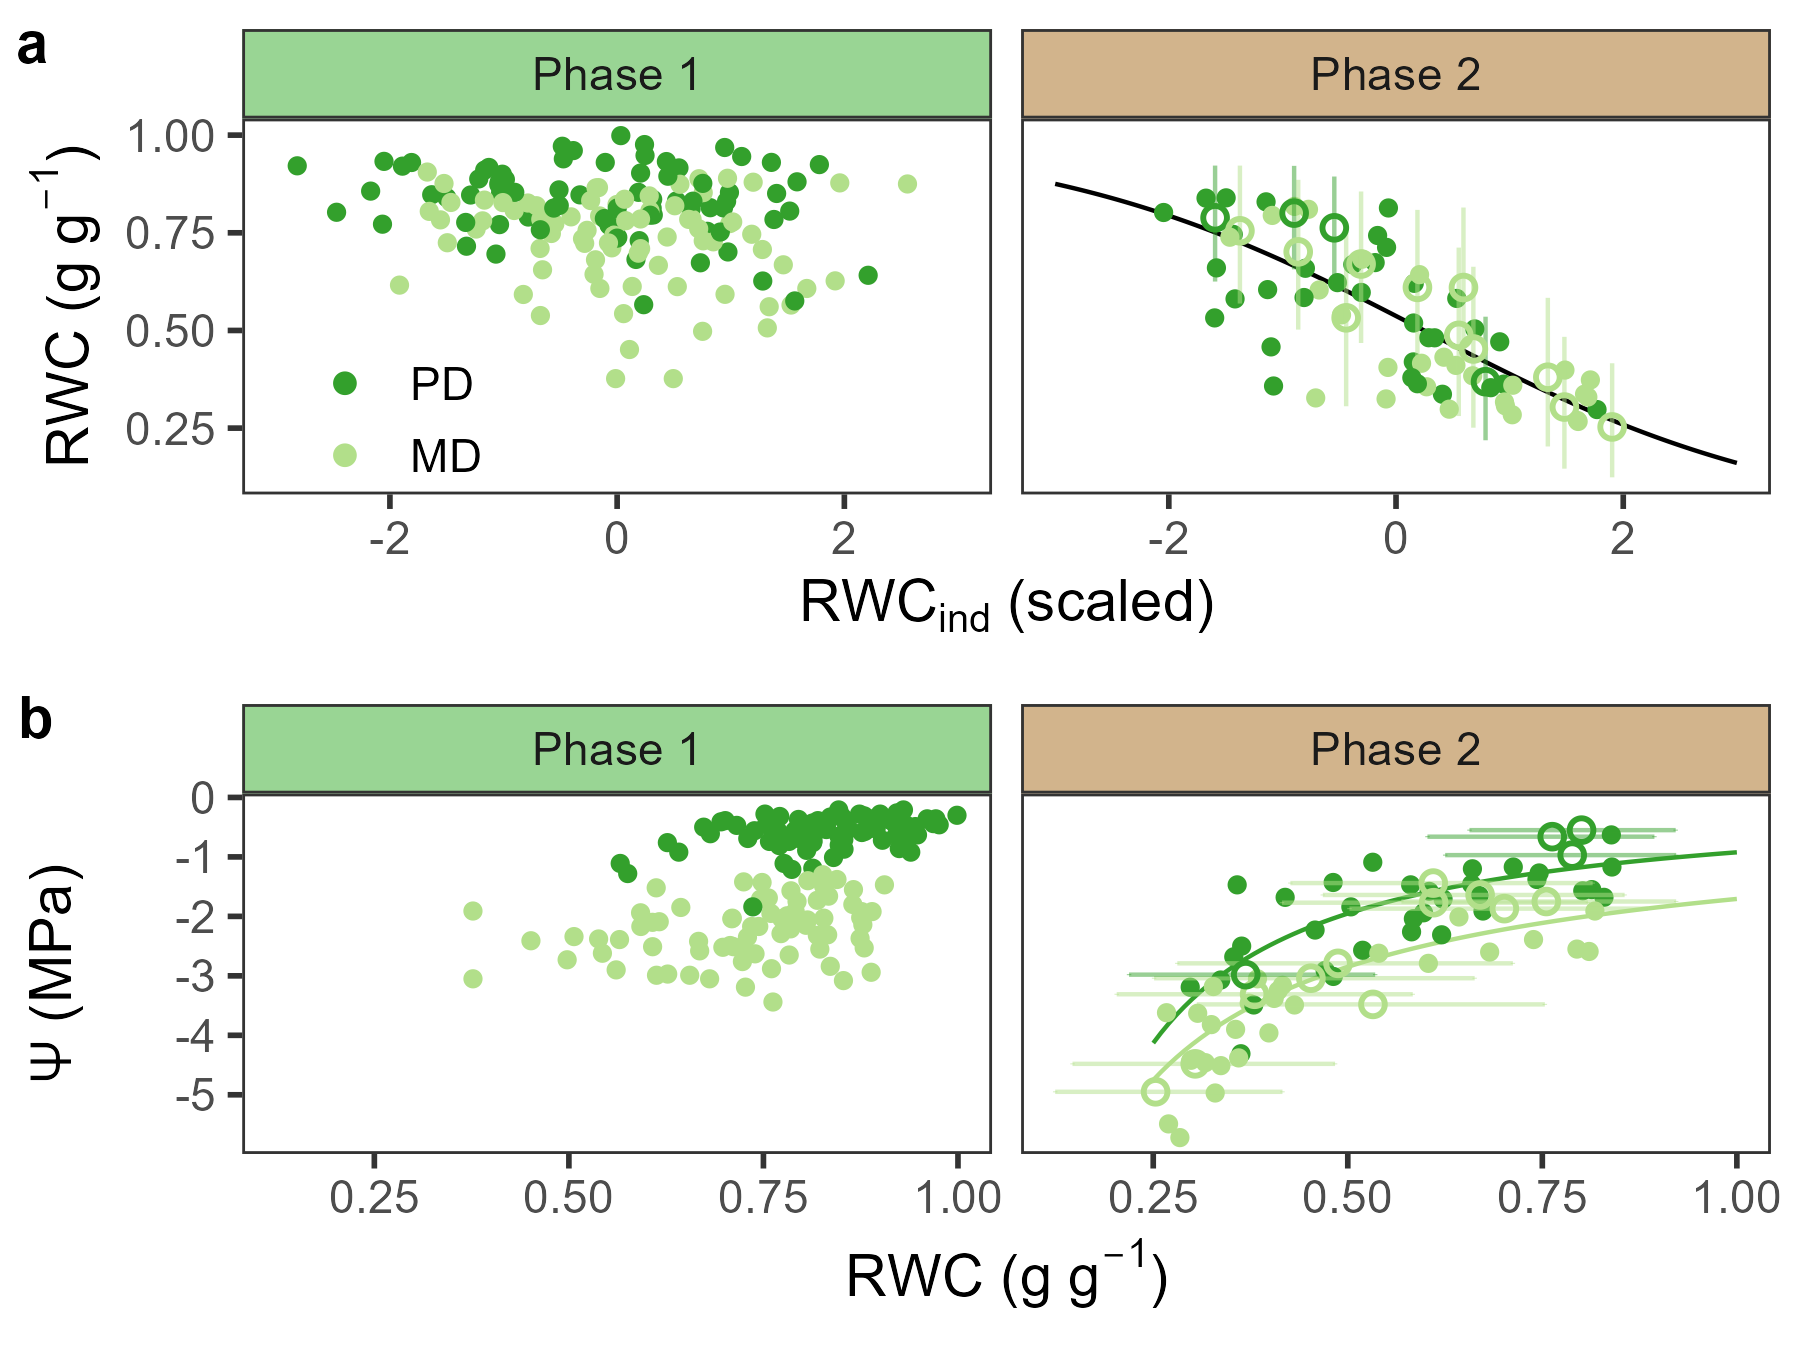

Here is the R script that generated this plot:
# New fig 6?
# RWC and WP by phase, with RWC_ind
library(tidyverse)
library(coda)
library(broom.mixed)
library(RColorBrewer)
library(ggh4x)
library(cowplot)

# Load data
# indices from hyperspectral
hyp_ind <- read_csv("data_clean/hyp_indices.csv") |> 
  mutate(date_col = as.Date(date_col, "%m/%d/%Y", tz = "America/Phoenix"))

# Load SWP data
swp <- read_csv("data_clean/swp_daily_daytime.csv") |> 
  filter(period == "morn",
         date >= min(hyp_ind$date_col),
         date <= max(hyp_ind$date_col),
         depth == "0-12 cm",
         summer != "S3") |> 
  rename(trt_s = summer,
         SWP_1 = mean) |> 
  dplyr::select(-period, -sd, -depth)


# Load rwc-wp data, pivot wider, 
# join with hyperspec and swp data
# define phases
hyp_wide <- read_csv("data_clean/wp_rwc_long.csv") |> 
  mutate(period2 = case_when(period == "predawn" ~ "PD",
                             period == "midday" ~ "MD") |> 
           factor(levels = c("PD", "MD"))) |>
  select(-time_wp, -notes_wp, -time_rwc, -notes_rwc) |> 
  pivot_wider(names_from = variable,
              values_from = value) |>
  # Join hyperspectral
  left_join(hyp_ind) |>
  # Join SWP
  left_join(swp, by = join_by("date_col" == "date", "trt_s")) |>
  # dummy vector to connect the points
  # label with phase determined by SWP < -1 MPa
  mutate(pulse_num2 = if_else(pulse_num == 8, 7, pulse_num),
         pulse_num2 = if_else(pulse_num2 == 4, 3, pulse_num2),
         phase = if_else(SWP_1 <= -1, "Phase 2", "Phase 1")) |>
  group_by(phase) |>
  mutate(RWC_ind_scale = scale(RWC_ind))


# Load predicted RWC
load(file = "scripts/mod6 - rwc/coda/coda_pred_rwc.Rdata")

rwc_sum <- tidyMCMC(coda_rwc,
                    conf.int = TRUE,
                    conf.method = "HPDinterval") %>%
  rename(rwc.mean = estimate,
         rwc.lower = conf.low,
         rwc.upper = conf.high)

# Load coda
load("scripts/mod6 - rwc/coda/coda_params.Rdata")

param_sum <- tidyMCMC(coda_params,
                      conf.int = TRUE,
                      conf.method = "HPDinterval") %>%
  rename(pred.mean = estimate,
         pred.lower = conf.low,
         pred.upper = conf.high)

# Create beta parameters
B_df <- param_sum |>
  filter(grepl("^B", term)) |>
  mutate(var = c("Intercept", "Slope")) |>
  select(var, pred.mean) |>
  pivot_wider(names_from = var, 
              values_from = pred.mean) |>
  mutate(phase = "Phase 2")

# Create predicted line for Phase 2
rwc_from_ind <- function(rwc_ind) {
  logitRWC = B_df$Intercept + B_df$Slope * rwc_ind
  muRWC = exp(logitRWC)/(1 + exp(logitRWC))
  return(muRWC)
}

rwc_pred <- data.frame(rwc_ind = seq(-3, 3, by = 0.01)) |>
  mutate(muRWC = rwc_from_ind(rwc_ind),
         phase = "Phase 2") 

# Estimate missing RWC
imputeRWC_df <- hyp_wide |>
  filter(phase == "Phase 2") |>
  bind_cols(rwc_sum) |>
  filter(is.na(RWC)) |>
  mutate(logitrwc.upper = log(rwc.upper / (1-rwc.upper)),
         logitrwc.lower = log(rwc.lower / (1-rwc.lower)))

# 32 missing RWC overall, 15 missing from Phase 2
cols_gn <- brewer.pal(4, "Paired")
display.brewer.pal(4, "Paired")

cols_div <- brewer.pal(7, "Spectral")
display.brewer.pal(7, "Spectral")

labs <- c(lapply(c("PD", "MD"), function(i) bquote(Psi[.(i)])))
strip <- strip_themed(background_x = elem_list_rect(fill = c(cols_div[6], "tan")))

fig_b <-
  ggplot() +
  geom_line(data = rwc_pred,
            aes(x = rwc_ind, y = muRWC)) + 
  geom_point(data = hyp_wide, 
             aes(x = RWC_ind_scale, 
                 y = RWC,
                 color = period2)) +
  geom_errorbar(data = imputeRWC_df,
                aes(x = RWC_ind_scale,
                    ymax = rwc.upper,
                    ymin = rwc.lower,
                    color = period2),
                alpha = 0.5,
                width = 0,
                show.legend = FALSE) +
  geom_point(data = imputeRWC_df,
             aes(x = RWC_ind_scale,
                 y = rwc.mean,
                 color = period2),
             shape = 21,
             size = 2,
             stroke = 1) +
  facet_wrap2(~phase, strip = strip) +
  scale_x_continuous(expression(paste(RWC[ind], " (scaled)"))) +
  scale_y_continuous(expression(paste(RWC, " (g", " ", g^-1, ")"))) +
  scale_color_manual(values = cols_gn[4:3]) +
  theme_bw(base_size = 14) +
  theme(panel.grid = element_blank(),
        legend.title = element_blank(),
        legend.position = c(0.1, 0.2),
        legend.background = element_blank()) +
  guides(color = guide_legend(override.aes = 
                                list(shape = c(16, 16))))

##### Plot WP vs. RWC ####
# Create Gardener parameters
ab_df <-
  param_sum |>
  filter(grepl("log\\.a", term) |
           grepl("inv\\.b", term)) |>
  separate(term, into = c("var", "temp", "period")) |>
  mutate(term = paste0(var, ".", temp)) |>
  relocate(term) |>
  select(-var, -temp, -std.error, -pred.lower, -pred.upper) |>
  mutate(period2 = case_when(period == 1 ~ "PD",
                             period == 2 ~ "MD")) |>
  pivot_wider(names_from = term,
              values_from = pred.mean) |>
  mutate(phase = "Phase 2")

# Create predicted line for Phase 2
gard <- function(rwc, tod) {
  parms <- ab_df |>
    filter(period2 == tod)
  
  logWP = -1*parms$inv.b * (log(rwc) - parms$log.a)
  absWP = exp(logWP)
  return(absWP)
}

gard_pred <- data.frame(rwc = seq(0.25, 1, by = 0.01)) |>
  mutate(PD = gard(rwc, "PD"),
         MD = gard(rwc, "MD")) |>
  pivot_longer(-rwc,
               names_to = "period2",
               values_to = "absWP") |>
  mutate(WP = -1 * absWP,
         phase = "Phase 2")


# Dataframe of imputed RWC and modeled WP
imputeWP_df <- hyp_wide |>
  filter(phase == "Phase 2") |>
  bind_cols(rwc_sum) |>
  # bind_cols(wp_sum) |>
  filter(is.na(RWC))

# 32 missing RWC overall, 15 missing from Phase 2
cols_gn <- brewer.pal(4, "Paired")
display.brewer.pal(4, "Paired")

cols_div <- brewer.pal(7, "Spectral")
display.brewer.pal(7, "Spectral")

labs <- c(lapply(c("PD", "MD"), function(i) bquote(Psi[.(i)])))
strip <- strip_themed(background_x = elem_list_rect(fill = c(cols_div[6], "tan")))


fig_a <-
  ggplot() +
  geom_line(data = gard_pred,
            aes(x = rwc, y = WP, 
                color = period2)) + 
  geom_point(data = hyp_wide,
             aes(x = RWC, y = WP,
                 color = period2)) +
  geom_errorbarh(data = imputeWP_df,
                 aes(y = WP,
                     xmax = rwc.upper,
                     xmin = rwc.lower,
                     color = period2),
                 alpha = 0.5) +
  # geom_errorbar(data = imputeWP_df,
  #                aes(x = rwc.mean,
  #                    ymax = WP.upper,
  #                    ymin = WP.lower,
  #                    color = period2),
  #                alpha = 0.25) +
  geom_point(data = imputeWP_df,
             aes(x = rwc.mean,
                 y = WP,
                 color = period2),
             shape = 21, 
             size = 2,
             stroke = 1) +
  facet_wrap2(~phase, strip = strip) +
  scale_color_manual(values = cols_gn[4:3], 
                       label = labs) +  
  scale_x_continuous(expression(paste(RWC, " (g", " ", g^-1, ")"))) +
  scale_y_continuous(expression(paste(Psi, " (MPa)"))) +
  theme_bw(base_size = 14) +
  theme(panel.grid = element_blank()) +
  guides(color = "none")

fig5b <- plot_grid(fig_b, fig_a, ncol = 1,
                   align = "v",
                   labels = "auto")

ggsave(filename = "fig_scripts/fig5b.png",
       plot = fig5b,
       height = 4.5,
       width = 6,
       units = "in")

